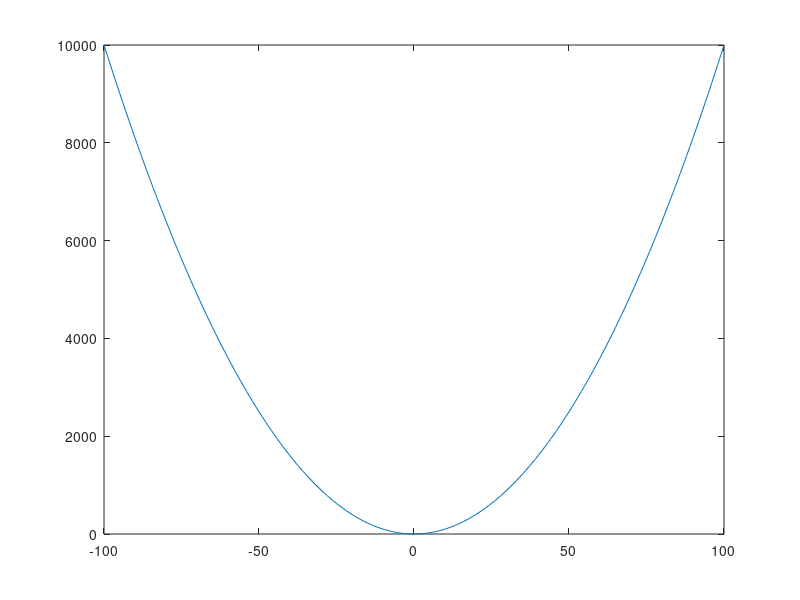

MATLAB code for this plot:
function mygradientdecent()
alpha = 0.005;
x = 1;% initial value
f1 = @(x)x.^2;
num = 0;
for i = -100:100
    num = num + 1;
    y(num) = f1(i);
end
figure;
plot(-100:100,y);
hold on;

end